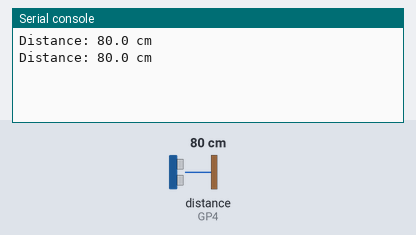
The program below on a simulated Raspberry Pi Pico running MicroPython. Shown: the last lines printed to the serial console. The test bench sets the inputs (shaded band); at power-on: distance to the obstacle (sensor on GP4) 80 cm. The echo pulse lasts 58.3 µs per cm.

Above: at 1.2 s.
1.3 s: distance to the obstacle (sensor on GP4) set to 2 cm
At 2.6 s:
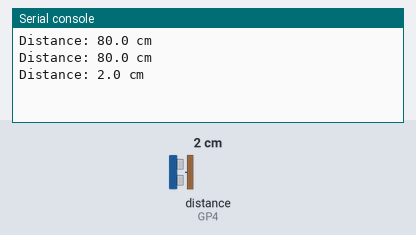
2.8 s: distance to the obstacle (sensor on GP4) set to 4 cm
At 3.8 s:
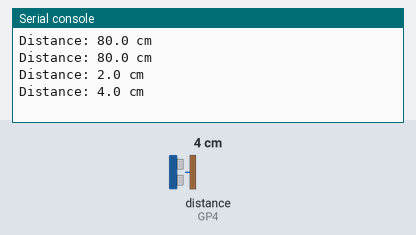
Timing chart, 0 to 5.8 s (numbered marks = the images above; inputs shaded):
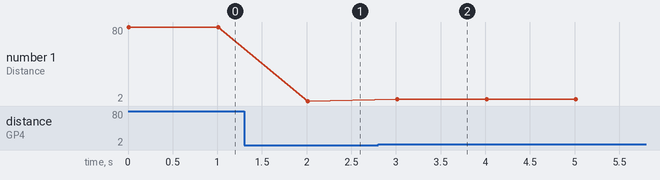

The program:

ultrasonic.py
```python
"""
JSN-SR04T ultrasonic distance sensor driver.

Reusable for any number of sensors by passing the trigger/echo GPIO pair:

    read(3, 4)  # sensor 1
    read(5, 6)  # sensor 2
    read(7, 8)  # sensor 3
"""

import machine
import utime

_SOUND_SPEED_CM_PER_US = 0.0343 / 2  # round trip -> divide by 2
_TRIGGER_PULSE_US = 10
_ECHO_TIMEOUT_US = 30000  # ~5 m max range for JSN-SR04T, with margin


def read(trigger_pin, echo_pin):
    """
    Measure distance using a JSN-SR04T ultrasonic sensor.

    Args:
        trigger_pin (int): GPIO number connected to TRIG.
        echo_pin (int): GPIO number connected to ECHO.

    Returns:
        float: distance in centimeters.

    Raises:
        RuntimeError: if the echo pulse is not received in time (no echo,
            wiring issue, or object out of range).
    """
    trigger = machine.Pin(trigger_pin, machine.Pin.OUT)
    echo = machine.Pin(echo_pin, machine.Pin.IN)

    trigger.low()
    utime.sleep_us(2)
    trigger.high()
    utime.sleep_us(_TRIGGER_PULSE_US)
    trigger.low()

    try:
        pulse_duration_us = machine.time_pulse_us(echo, 1, _ECHO_TIMEOUT_US)
    except Exception as error:
        raise RuntimeError(
            "Ultrasonic read failed (trig={}, echo={}): {}".format(
                trigger_pin, echo_pin, error
            )
        )

    if pulse_duration_us < 0:
        raise RuntimeError(
            "Ultrasonic sensor timeout (trig={}, echo={}): no echo received".format(
                trigger_pin, echo_pin
            )
        )

    distance_cm = pulse_duration_us * _SOUND_SPEED_CM_PER_US

    return distance_cm


if __name__ == "__main__":
    while True:
        try:
            distance = read(3, 4)
            print("Distance: {:.1f} cm".format(distance))
        except RuntimeError as error:
            print(error)
        utime.sleep(1)
```

Measured:
- after the input at 1.3 s, the serial console: prints a new line after 0.71 s (image 1)
- after the input at 2.8 s, the serial console: prints a new line after 0.21 s (image 2)
- plotted number 1: 80 → 2 after the input at 1.3 s, 2 → 4 after the input at 2.8 s
